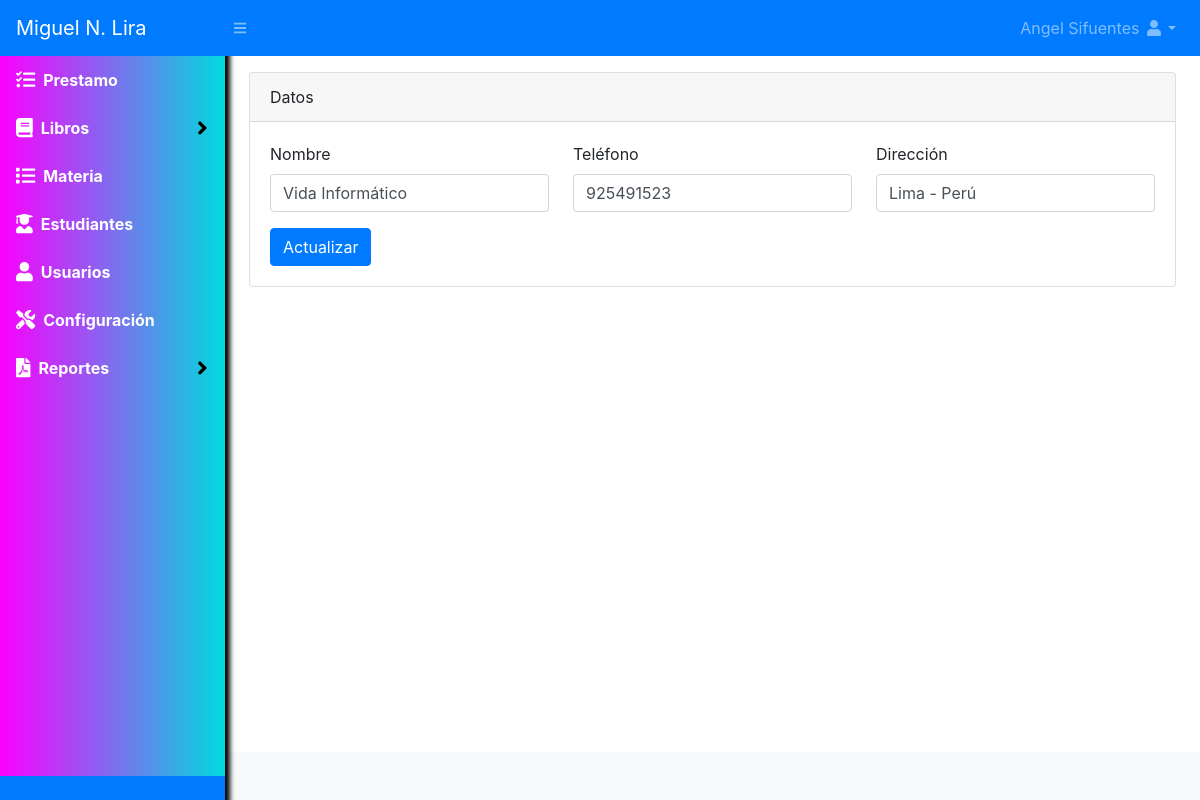
/configuracion/listar (signed in), run on the app's committed database.
### tables this page shows
CREATE TABLE `configuracion` (
  `id` int(11) NOT NULL,
  `nombre` varchar(200) NOT NULL,
  `telefono` varchar(20) NOT NULL,
  `direccion` text NOT NULL,
  `correo` varchar(100) NOT NULL
);

### Libraries/Core/Views.php (called while the page is built)
<?php
class Views{
    function getView($controller, $view, $data="", $alert="", $config = "", $cliente = "")
    {
        $controller = get_class($controller);
        if ($controller == "Home") {
            $view = "Views/".$view.".php";
        }else{
            $view = "Views/" . $controller . "/" . $view . ".php";
        }
        require_once($view);
    }
}
?>

### Controller/Configuracion.php (called while the page is built, shortened)
<?php
    class Configuracion extends Controllers{
        public function listar()
        {
            $data = $this->model->selectConfiguracion();
            $this->views->getView($this, "Listar", $data, "");
        }
}

### index.php (called while the page is built, shortened)
<?php
require_once("Helpers/Helpers.php");
require_once("Libraries/Core/Load.php");
?>

### Helpers/Helpers.php (called while the page is built, shortened)
<?php
function base_url()
{
    return BASE_URL;
}
?>

### Libraries/Core/Mysql.php (called while the page is built, shortened)
<?php
class Mysql extends Conexion{
    private $conexion;
    function __construct()
    {
        $this->conexion = new Conexion();
        $this->conexion = $this->conexion->conect();
    }
    public function select(string $query){
        $this->strquery = $query;
        $result = $this->conexion->prepare($this->strquery);
        $result->execute();
        $data = $result->fetch(PDO::FETCH_ASSOC);
        return $data;
    }
}
?>

### Libraries/Core/Conexion.php (called while the page is built)
<?php
class Conexion{
    private $conect;
    public function __construct()
    {
      $conexion = "mysql:host=".HOST.";dbname=".BD.";.CHARSET.";
      try {
          $this->conect = new PDO($conexion, DB_USER, PASS);
          $this->conect->setAttribute(PDO::ATTR_ERRMODE, PDO::ERRMODE_EXCEPTION);
      } catch (PDOException $e) {
          $this->conect = "Error en la conexion";
          echo "Error: " . $e->getMessage();
      }
    }
    public function conect()
    {
        return $this->conect;
    }
}
?>

### Models/ConfiguracionModel.php (called while the page is built, shortened)
<?php
class ConfiguracionModel extends Mysql{
    public function selectConfiguracion()
    {
        $sql = "SELECT * FROM configuracion";
        $res = $this->select($sql);
        return $res;
    }
}
?>

### Views/configuracion/listar.php (the view, shortened to what this page needs)
<div id="layoutSidenav_content">
    <main>
        <div class="container-fluid">
            <div class="row">
                <div class="col-lg-12">
                    <div class="card mt-3">
                        <div class="card-header">
                            Datos
                        </div>
                        <div class="card-body">
                            <form action="<?php echo base_url(); ?>configuracion/actualizar" method="post">
                                <div class="row">
                                    <div class="col-lg-4">
                                        <div class="form-group">
                                            <label for="nombre">Nombre</label>
                                            <input id="nombre" class="form-control" type="text" name="nombre" value="<?php echo $data['nombre']; ?>" required placeholder="Nombre">
                                        </div>
                                    </div>
                                    <div class="col-lg-4">
                                        <div class="form-group">
                                            <label for="telefono">Teléfono</label>
                                            <input id="telefono" class="form-control" type="text" name="telefono" value="<?php echo $data['telefono']; ?>" required placeholder="Teléfono">
                                        </div>
                                    </div>
                                    <div class="col-lg-4">
                                        <div class="form-group">
                                            <label for="direccion">Dirección</label>
                                            <input id="direccion" class="form-control" type="text" name="direccion" value="<?php echo $data['direccion']; ?>" required placeholder="Dirección">
                                        </div>
                                    </div>
                                </div>
                                <button class="btn btn-primary" type="submit">Actualizar</button>
                            </form>
                        </div>
                    </div>
                </div>
            </div>
        </div>
    </main>

### data on the page
configuracion: nombre "Vida Informático", telefono "925491523", direccion "Lima - Perú"

### other printed values
$_SESSION['nombre'] "Angel Sifuentes"
